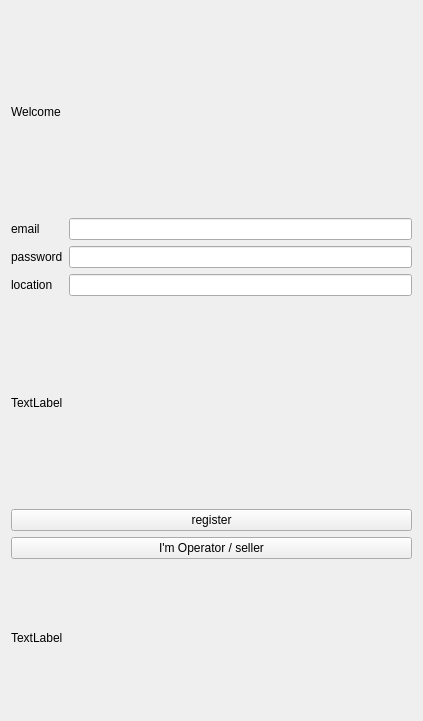
<?xml version="1.0" encoding="UTF-8"?>
<ui version="4.0">
 <class>register_2</class>
 <widget class="QWidget" name="register_2">
  <property name="geometry">
   <rect>
    <x>0</x>
    <y>0</y>
    <width>423</width>
    <height>721</height>
   </rect>
  </property>
  <property name="windowTitle">
   <string>Form</string>
  </property>
  <layout class="QGridLayout" name="gridLayout_2">
   <item row="0" column="0">
    <layout class="QGridLayout" name="gridLayout">
     <item row="3" column="0">
      <layout class="QVBoxLayout" name="verticalLayout">
       <item>
        <widget class="QPushButton" name="register_register">
         <property name="text">
          <string>register</string>
         </property>
        </widget>
       </item>
       <item>
        <widget class="QPushButton" name="operator_seller_login_page">
         <property name="text">
          <string>I'm Operator / seller</string>
         </property>
        </widget>
       </item>
       <item>
        <widget class="QLabel" name="status_label">
         <property name="text">
          <string>TextLabel</string>
         </property>
        </widget>
       </item>
      </layout>
     </item>
     <item row="0" column="0">
      <widget class="QLabel" name="label">
       <property name="text">
        <string>Welcome</string>
       </property>
      </widget>
     </item>
     <item row="1" column="0">
      <layout class="QGridLayout" name="gridLayout_3">
       <item row="0" column="2">
        <widget class="QLineEdit" name="register_email"/>
       </item>
       <item row="1" column="2">
        <widget class="QLineEdit" name="register_password"/>
       </item>
       <item row="0" column="0">
        <widget class="QLabel" name="register_email_label">
         <property name="text">
          <string>email</string>
         </property>
        </widget>
       </item>
       <item row="1" column="0">
        <widget class="QLabel" name="register_pass_label">
         <property name="text">
          <string>password</string>
         </property>
        </widget>
       </item>
       <item row="2" column="2">
        <widget class="QLineEdit" name="register_location_line"/>
       </item>
       <item row="2" column="0">
        <widget class="QLabel" name="register_location_label">
         <property name="text">
          <string>location</string>
         </property>
        </widget>
       </item>
      </layout>
     </item>
     <item row="2" column="0">
      <widget class="QLabel" name="location_input_help">
       <property name="text">
        <string>TextLabel</string>
       </property>
      </widget>
     </item>
    </layout>
   </item>
  </layout>
 </widget>
 <resources/>
 <connections/>
</ui>
